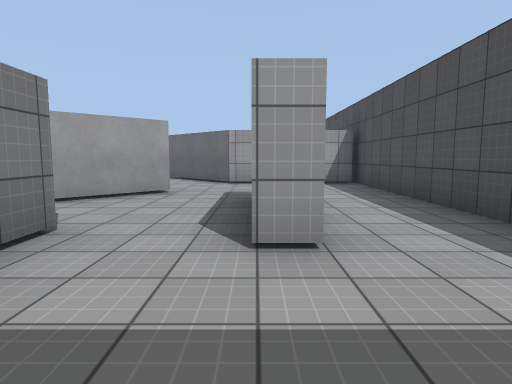
view 1 (above)

24 first-person views from a walk through a Unity game level. The camera is 1.3 m above the floor, tilts 6° down and sees 75° across. The floor is counted in squares, 2 m on a side. Each view is taken from the middle of a square. On the plan, view 1 faces up. The plan holds only what a view shows up to about 10 squares ahead; the rest is blank. The place goes on beyond the plan. The player is left out. Some animated figures are not drawn. Surface patterns are stand-ins for the level's own textures.

view 2
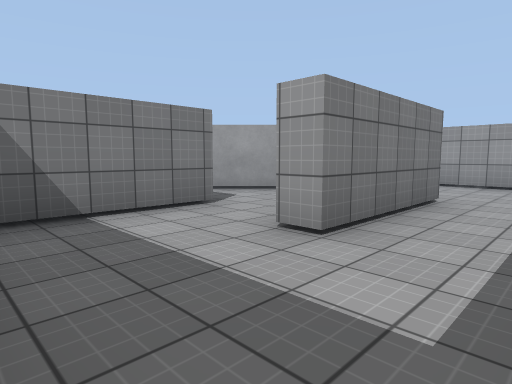

view 3
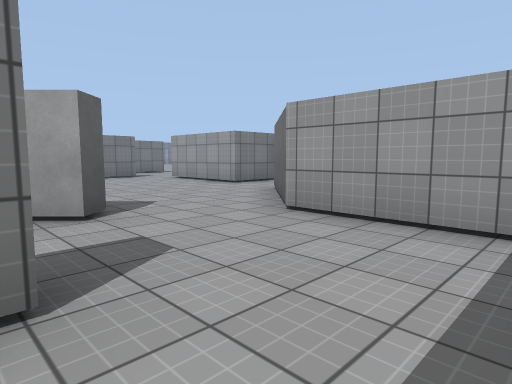

view 4
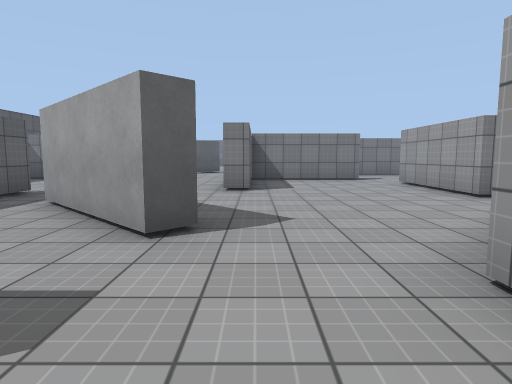

view 5
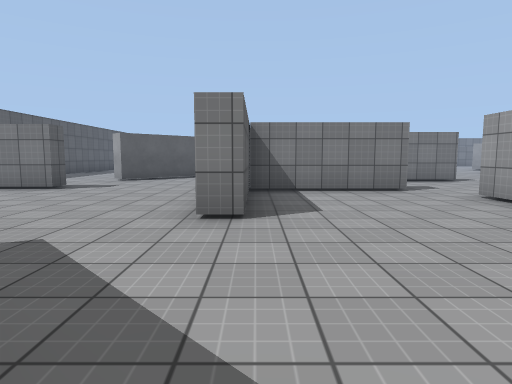

view 6
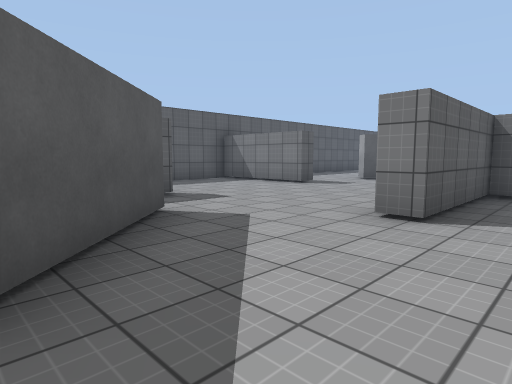

view 7
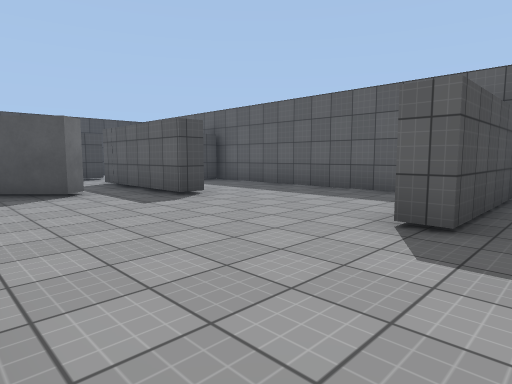

view 8
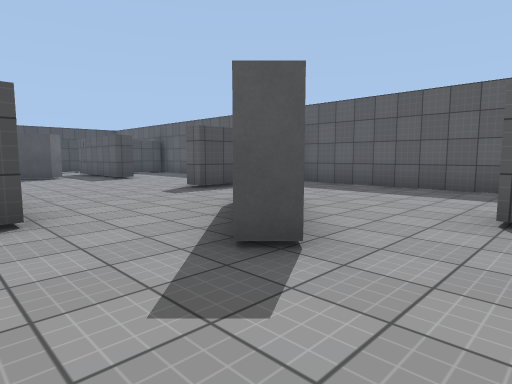

view 9
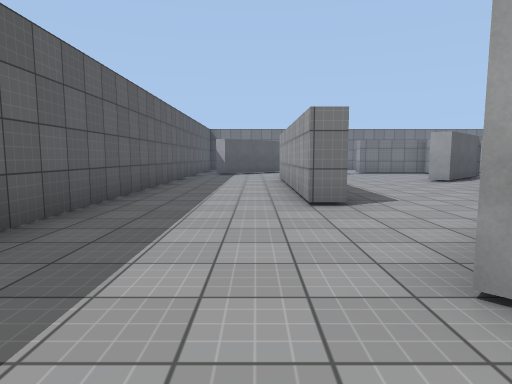

view 10
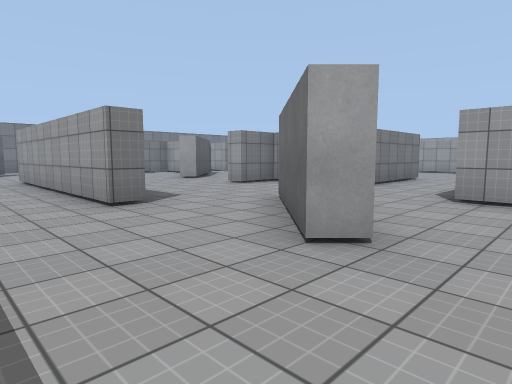

view 11
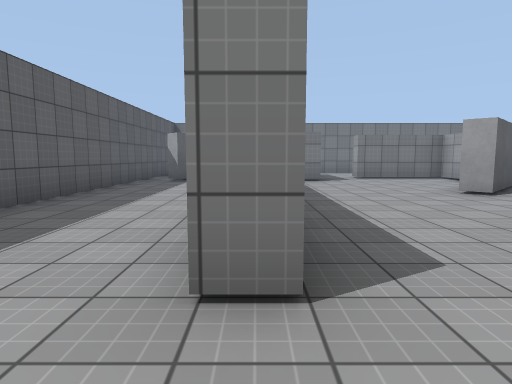

view 12
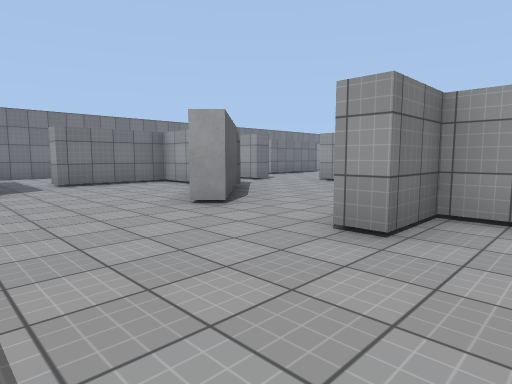

view 13
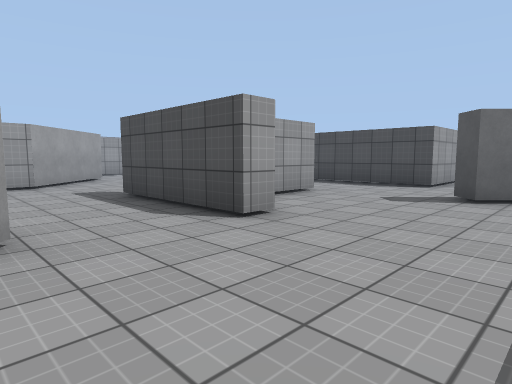

view 14
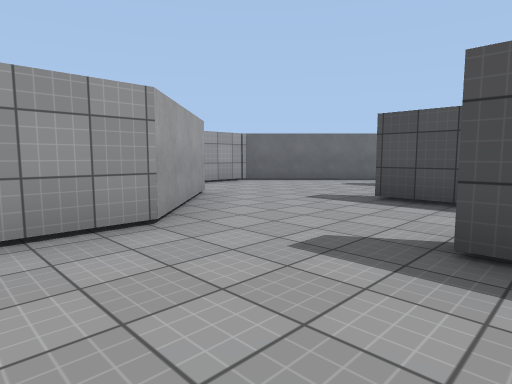

view 15
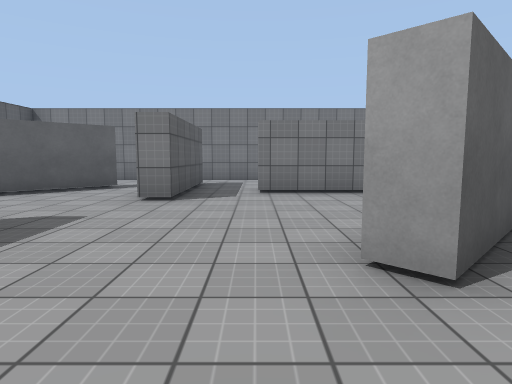

view 16
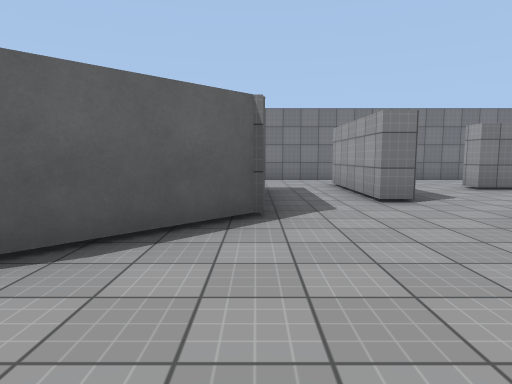

view 17
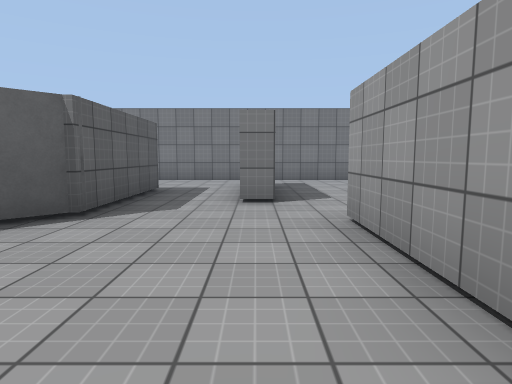

view 18
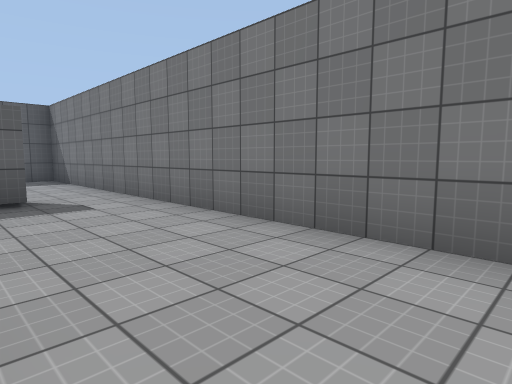

view 19
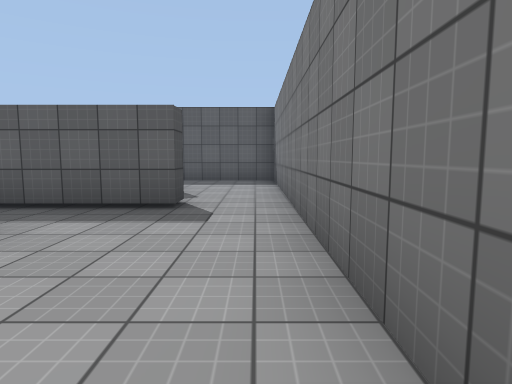

view 20
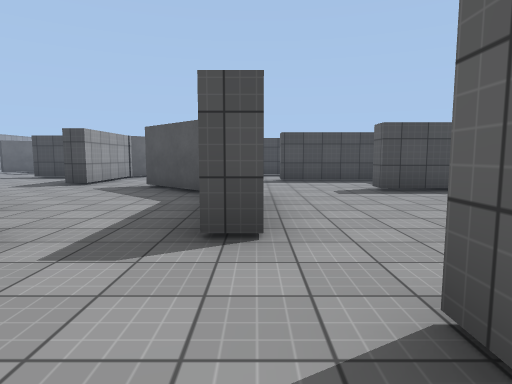

view 21
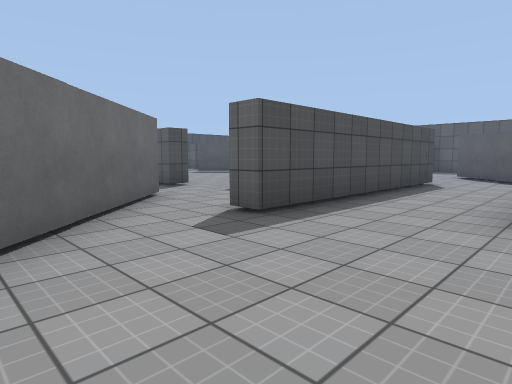

view 22
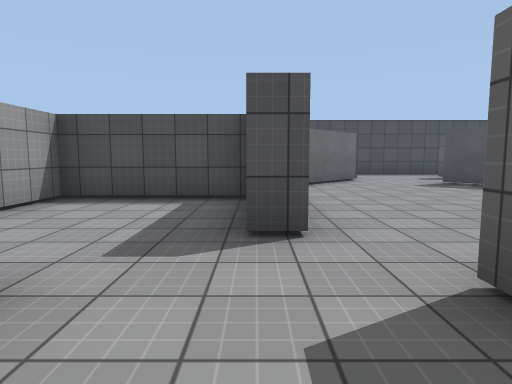

view 23
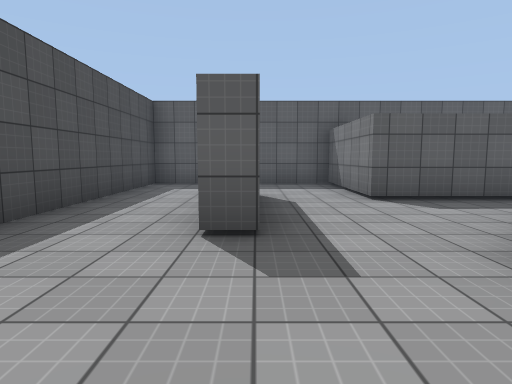

view 24
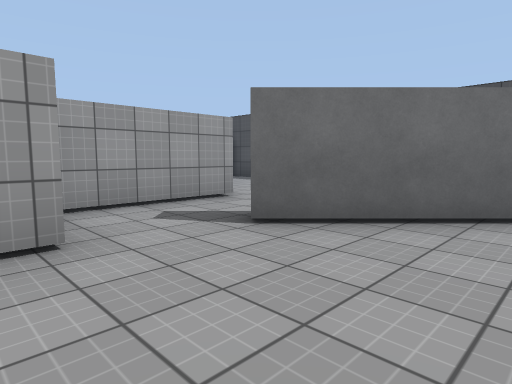

### Floor plan
Points are (right, up) in squares from view 1. A wall is a line through its corners. A room is listed if a view was taken in it or the views show most of it. See-through windows are left out.
Room 1 (views 1, 2, 3, 4, 5, 6, 22, 23, 24)
walls: (-4.1, 4.4) (-1.9, 6.5) (-1.6, 6.1); (-0.1, 5.3) (0.5, 5.3) (0.5, 2.3) (0, 2.3) (0, 2.9); (-1.8, 2.9) (-1.8, -0.2) (2.5, -0.2) (2.5, 8.8); (-4.8, 11.1) (-4.8, 14.1) (-6.1, 14.1); (-2.6, 12.2) (-4, 12.2); (-4.3, 12.1) (-4.3, 10.6) (-7.3, 10.6) (-7.3, 11.1) (-6.8, 11.1); (2.4, 8.2) (-0.6, 8.2) (-2.8, 10.3); (-8.4, 10) (-8.4, 6.9) (-5.5, 6.9) (-5.5, 6.2); (-8.7, 12) (-10.3, 13.6); (-10.8, 12.3) (-10.8, 11)
ways out: opening at (-5, 6) to room 2; opening at (-11, 13) to room 3; opening at (-1, 3) to room 8; opening at (-1, 6) to room 8; opening at (-2, 11.5)
Room 2 (view 7)
walls: (-5.1, 2.4) (-5.1, 2.9); (-9.2, 2.9) (-8.7, 2.9) (-8.7, 0.4); (-8, -0.2) (-2, -0.2); (-3.7, 4) (-4.1, 4.4); (-9.5, 6.4) (-10.4, 6.4); (-2.3, -0.1) (-2.3, 0.4); (-12.7, 5) (-11.1, 3.3)
ways out: opening at (-5, 6) to room 1; opening at (-11, 6) to room 3; opening at (-10, 3) to room 4; gap at (-4, 4) to room 8
Room 3 (views 8, 14, 16, 17, 21)
walls: (-14.1, 8.8) (-14.1, 11.3) (-13.6, 11.3) (-13.6, 8.5); (-13.5, 7.8) (-16.1, 7.8) (-16.1, 6.6); (-16.6, 6.6) (-16.6, 9.6) (-16, 9.6); (-15.2, 14.1) (-17.4, 11.9) (-20.4, 11.9); (-13.6, 5.1) (-13.1, 5.5); (-10.4, 6.4) (-11.3, 6.4) (-11.3, 12.3) (-10.8, 12.3); (-10.3, 13.6) (-12.5, 15.9) (-15.3, 15.9); (-21.7, 10.8) (-23.6, 10.8); (-23.6, 9.1) (-20.7, 9.1) (-18.6, 7) (-19, 6.6)
ways out: opening at (-11, 13) to room 1; opening at (-11, 6) to room 2; opening at (-16, 6.2) to room 5; opening at (-22.5, 10) to room 6; opening at (-21, 11) to room 7; opening at (-16, 15) to room 7
Room 4 (views 9, 10, 11)
walls: (-14.4, 2.7) (-20.1, 2.7); (-11.1, 3.3) (-11.5, 3) (-12.2, 3.7); (-22.1, 0.9) (-22.4, 0.5); (-22.5, -0.2) (-9.5, -0.2); (-9.2, 0) (-9.2, 2.9)
ways out: opening at (-10, 3) to room 2; opening at (-21.5, 2.5) to room 5; opening at (-13.5, 3.5) to room 5; opening at (-23, 0) to room 6
Room 5 (views 12, 13, 15)
walls: (-22, 4.7) (-22, 4.1); (-16.1, 6.6) (-16.6, 6.6); (-21.8, 8.6) (-23, 8.6) (-23, 6); (-14.4, 3.2) (-14.4, 2.7); (-24.2, 3) (-22.1, 0.9); (-12.2, 3.7) (-13.6, 5.1)
ways out: opening at (-16, 6.2) to room 3; opening at (-21.5, 2.5) to room 4; opening at (-13.5, 3.5) to room 4; opening at (-24, 4) to room 6; gap at (-23, 6) to room 6
Room 6 (views 18, 19)
walls: (-25, 4.1) (-25, 4.7) (-22, 4.7); (-26.5, 10.5) (-26.5, -0.2) (-22.5, -0.2); (-23.6, 10.8) (-24.8, 10.8)
ways out: opening at (-22.5, 10) to room 3; opening at (-23, 0) to room 4; opening at (-24, 4) to room 5; gap at (-23, 6) to room 5; opening at (-25.5, 11)
Room 7 (view 20)
walls: (-23.6, 14.1) (-23.6, 13.4) (-24.1, 13.4); (-15.3, 15.9) (-15.3, 16.5); (-17.1, 13) (-15.6, 14.5); (-20.4, 11.9) (-20.4, 12.5); (-22.1, 11.3) (-21.7, 11.3) (-21.7, 10.8)
ways out: opening at (-21, 11) to room 3; opening at (-16, 15) to room 3; opening at (-24, 12.5)
Room 8 (no view inside)
walls: (-1.6, 6.1) (-3.7, 4); (-5.1, 2.9) (-1.8, 2.9)
ways out: opening at (-1, 3) to room 1; opening at (-1, 6) to room 1; gap at (-4, 4) to room 2

Where each view was taken, in squares from view 1:
view 1: 0 up, 0 right, facing up
view 2: 0 up, 2 right, facing up-left
view 3: 5 up, 2 right, facing up-left
view 4: 7 up, 1 right, facing left
view 5: 7 up, 2 left, facing left
view 6: 8 up, 2 left, facing down-left
view 7: 6 up, 10 left, facing down-right
view 8: 7 up, 15 left, facing down-right
view 9: 2 up, 10 left, facing left
view 10: 1 up, 10 left, facing up-left
view 11: 3 up, 13 left, facing left
view 12: 4 up, 15 left, facing up-left
view 13: 4 up, 19 left, facing up-right
view 14: 9 up, 19 left, facing up-right
view 15: 6 up, 17 left, facing left
view 16: 9 up, 17 left, facing left
view 17: 11 up, 17 left, facing left
view 18: 10 up, 24 left, facing down-left
view 19: 9 up, 26 left, facing down
view 20: 12 up, 23 left, facing right
view 21: 15 up, 14 left, facing down-right
view 22: 11 up, 10 left, facing right
view 23: 8 up, 0 right, facing down
view 24: 8 up, 5 left, facing up-right
